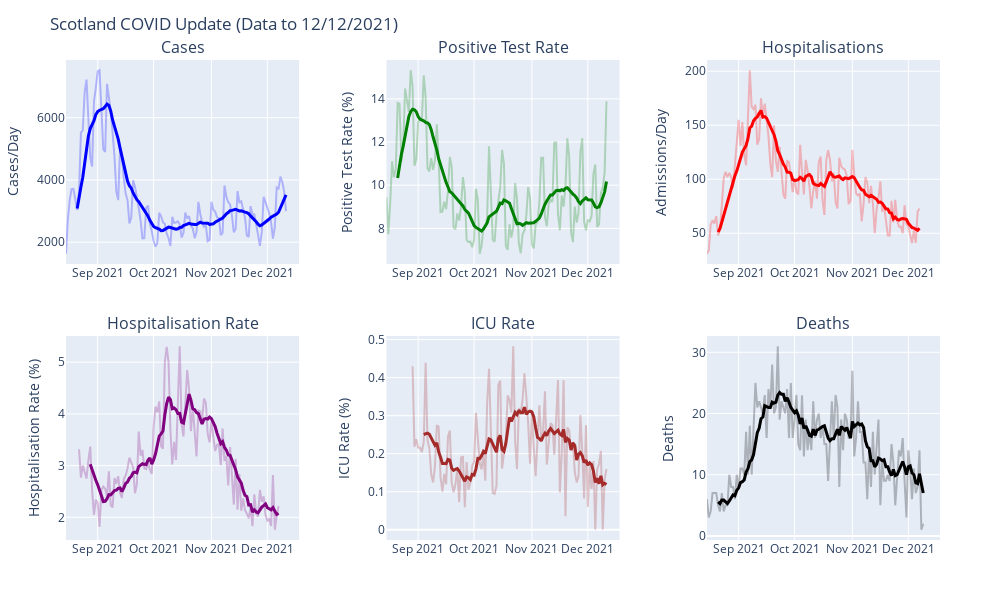

Source (notebook cell):
### Code cell
from plotly.subplots import make_subplots

specs=[[{"secondary_y": False}, {"secondary_y": False},{"secondary_y": False}], 
                           [{"secondary_y": False}, {"secondary_y": False},{"secondary_y": False}]
                           ]


fig = make_subplots(rows=2,cols=3,specs=specs, subplot_titles=['Cases','Positive Test Rate','Hospitalisations','Hospitalisation Rate', 'ICU Rate', 'Deaths'],vertical_spacing = 0.15,horizontal_spacing = 0.1)

#
# Cases
#
fig.add_scatter(x=df_cases.iloc[-RANGE:-1].index, y=df_cases['DailyCases'].iloc[-RANGE:-1], mode='lines',name='Cases',line_color='blue',opacity=0.25,row=1,col=1)
fig.add_scatter(x=df_cases.iloc[-RANGE:-1].rolling(window=7).mean().index, y=df_cases['DailyCases'].iloc[-RANGE:-1].rolling(window=7).mean(), mode='lines',name='Cases 7DMA',line_color='blue',line_width=3,row=1,col=1)

#
# Pos Rate
#

fig.add_scatter(x=df_hospital.iloc[-RANGE:-1].index, y=df_hospital['PositivePercentage'].iloc[-RANGE:-1], mode='lines',name='Pos Rate',line_color='green',opacity=0.25,row=1,col=2)
fig.add_scatter(x=df_hospital.iloc[-RANGE:-1].rolling(window=7).mean().index, y=df_hospital['PositivePercentage'].iloc[-RANGE:-1].rolling(window=7).mean(), mode='lines',name='Pos Rate',line_color='green',line_width=3,row=1,col=2)

#
# Hospital Admissions
#
fig.add_scatter(x=df_hospital.iloc[-RANGE:-1].index, y=df_hospital['HospitalAdmissions'].iloc[-RANGE:-1], mode='lines',name='Admissions',line_color='red',opacity=0.25,row=1,col=3)
fig.add_scatter(x=df_hospital.iloc[-RANGE:-1].rolling(window=7).mean().index, y=df_hospital['HospitalAdmissions'].iloc[-RANGE:-1].rolling(window=7).mean(), mode='lines',name='Admissions',line_color='red',line_width=3,row=1,col=3)

#
# Hosp Rate
#

fig.add_scatter(x=df_hospital.iloc[-RANGE:-1].index, y=((df_hospital['HospitalAdmissions'].iloc[-RANGE:-1]/df_cases['DailyCases'].iloc[-RANGE:-1].shift(HOSPITAL_OFFSET))*100), mode='lines',name='Hosp. Rate',line_color='purple',opacity=0.25,row=2,col=1)
fig.add_scatter(x=df_hospital.iloc[-RANGE:-1].index, y=((df_hospital['HospitalAdmissions'].iloc[-RANGE:-1]/df_cases['DailyCases'].iloc[-RANGE:-1].shift(HOSPITAL_OFFSET))*100).rolling(window=7).mean(), mode='lines',name='Hosp. Rate',line_color='purple',line_width=3,row=2,col=1)

#
# ICU Rate
#

fig.add_scatter(x=df_hospital['ICUAdmissions'].iloc[-RANGE:-1].index, y=((df_hospital['ICUAdmissions'].iloc[-RANGE:-1]/df_cases['DailyCases'].iloc[-RANGE:-1].shift(ICU_OFFSET))*100), mode='lines',name='ICU Rate',line_color='brown',opacity=0.25,row=2,col=2)
fig.add_scatter(x=df_hospital['ICUAdmissions'].iloc[-RANGE:-1].index, y=((df_hospital['ICUAdmissions'].iloc[-RANGE:-1]/df_cases['DailyCases'].iloc[-RANGE:-1].shift(ICU_OFFSET))*100).rolling(window=7).mean(), mode='lines',name='ICU Rate',line_color='brown',line_width=3,row=2,col=2)

#
# Deaths
#

fig.add_scatter(x=df_hospital['DailyDeaths'].iloc[-RANGE:-DEATH_DELAY].index, y=df_hospital['DailyDeaths'].iloc[-RANGE:-DEATH_DELAY], mode='lines',name='Hospitalisations',line_color='black',opacity=0.25,row=2,col=3)
fig.add_scatter(x=df_hospital['DailyDeaths'].iloc[-RANGE:-DEATH_DELAY].index, y=df_hospital['DailyDeaths'].iloc[-RANGE:-DEATH_DELAY].rolling(window=7).mean(), mode='lines',name='Hospitalisations7DMA',line_color='black',line_width=3,row=2,col=3)

fig['layout']['yaxis']['title']='Cases/Day'
fig['layout']['yaxis2']['title']='Positive Test Rate (%)'
fig['layout']['yaxis3']['title']='Admissions/Day'
fig['layout']['yaxis4']['title']='Hospitalisation Rate (%)'
fig['layout']['yaxis5']['title']='ICU Rate (%)'
fig['layout']['yaxis6']['title']='Deaths'

# fig.update_layout(
#     xaxis_range = [ df_cases.iloc[-RANGE:-1].index[0].date().strftime('%d-%m-%Y'), (df_cases.iloc[-RANGE:-1].index[-1].date()+pd.Timedelta(days=7)).strftime('%d-%m-%Y') ] 
# )
fig.update_xaxes(range = [df_cases.iloc[-RANGE:-1].index[0], (df_cases.iloc[-RANGE:-1].index[-1].date()+pd.Timedelta(days=7))])

fig.update_layout(height=600, width=1000, title_text="Scotland COVID Update (Data to "+df_cases.index[-1].strftime("%d/%m/%Y")+")", margin=dict(l=60, r=60, t=60, b=60))
fig.update_layout(showlegend=False)
fig.show()
